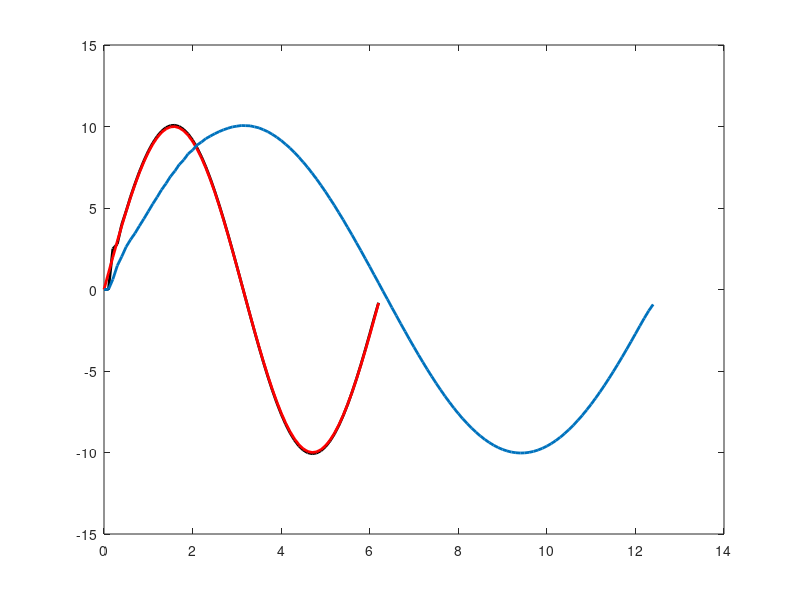

MATLAB code for this plot: (Note: this script raises an error after producing the figure.)
%%  Import trajectory

% take simple sine function for example
dt = 0.1;
t = 0:dt:2*pi;
y = 10*sin(t);
dy = 10*cos(t);
ddy = -10*sin(t);
y0 = y(1);
yg = y(end);

%%
N_dmp = 1;      % number of dmps, number of curves to be imitated 
N_bf = 1000;     % number of basic activation function
weights = zeros(N_dmp,N_bf);
ay = 25;    % ay & by: constants of the second order system
by = ay/4;

ax = 1;
tau = 1;
x = exp(-ax/tau*t);

% Generating basic functions
des_c = linspace(0,max(t),N_bf);    % point in time where to put the activation function
c = exp(-ax/tau*des_c);             % point in x where to put the activation function
h = N_bf^1.5*ones(1,N_bf)./c;       % variance of each activation function, trial and error


psi = zeros(N_bf,length(t));
for j = 1:N_bf
    for k = 1:length(x)
        psi(j,k) = exp(-h(j)*(x(k)-c(j))^2);
    end
end    

% Weights

fT = tau*ddy-ay*(by*(yg-y)-dy);     % f_target

w = zeros(1,N_bf);  % weights in the forcing term
ksi = (yg-y0)*x;
for j = 1:N_bf
    w(j) = (ksi*diag(psi(j,:))*fT')/(ksi*diag(psi(j,:))*ksi');
end


% Forcing term
wpsi = w*psi;
f = wpsi./(sum(psi)).*x*(yg-y0);

% Reproducing
ddyIm = zeros(1,length(t));
dyIm = zeros(1,length(t));
yIm = zeros(1,length(t));
yIm(1) = y0;

for j = 2:length(t)
%     if j == 1
%         ddyIm(j) = 1/tau^2*(ay*(by*(yg-yIm(j))-tau*dyIm(j))+f(j));
%         dyIm(j) = dyIm(j)+ddyIm(j)*dt;
%         yIm(j) = yIm(j)+dyIm(j)*dt;
%     else
        ddyIm(j-1) = 1/tau^2*(ay*(by*(yg-yIm(j-1))-tau*dyIm(j-1))+f(j-1));
        dyIm(j) = dyIm(j-1)+ddyIm(j-1)*dt;
        yIm(j) = yIm(j-1)+dyIm(j-1)*dt;
%     end    
end
figure(1)
plot(t,yIm,'k','LineWidth',2)
hold on
plot(t,y,'r','LineWidth',2)
pause(3)
%% Time scaling
tau1 = [1 2 5 0.8 0.5 0.1];
for i = 1:1
    tau11 = 2;
    t1 = 0:dt:tau11*t(end);
    x1 = exp(-ax/tau11*t1);

    des_c1 = linspace(0,max(t1),N_bf);    % point in time where to put the activation function
    c1 = exp(-ax/tau11*des_c1);             % point in x where to put the activation function
    h1 = N_bf^1.5*ones(1,N_bf)./c1;       % variance of each activation function, trial and error

    psi1 = zeros(N_bf,length(x1));
    for k = 1:N_bf
        for l = 1:length(x1)
            psi1(k,l) = exp(-h1(k)*(x1(l)-c1(k))^2);
        end
    end 
    wpsi1 = w*psi1;
    f1 = wpsi1./(sum(psi1)).*x1*(yg-y0);

    % Reproducing
    ddyIm1 = zeros(1,length(0:dt:tau11*t(end)));
    dyIm1 = zeros(1,length(0:dt:tau11*t(end)));
    yIm1 = zeros(1,length(0:dt:tau11*t(end)));
%     yIm1(1) = y0;

    for k = 2:length(t1)
%         if k == 1
%             ddyIm1(k) = 1/tau11^2*(ay*(by*(yg-yIm1(k))-tau11*dyIm1(k))+f1(k));
%             dyIm1(k) = dyIm1(k)+ddyIm1(k)*dt;
%             yIm1(k) = y0;
%         else
            ddyIm1(k-1) = 1/tau11^2*(ay*(by*(yg-yIm1(k-1))-tau11*dyIm1(k-1))+f1(k-1));
            dyIm1(k) = dyIm1(k-1)+ddyIm1(k-1)*dt;
            yIm1(k) = yIm1(k-1)+dyIm1(k-1)*dt;
%         end    
    end
    figure(1)
    plot(t1,yIm1,'LineWidth',2)
    hold on
    pause(2)
end


%% Root locus analysis
% close all;
% 
% ay = 25;
% by = ay/4;
% tau1 = 0.2;
% num1 = 1/tau1^2*ay*by;
% den1 = [1 1/tau1*ay 1/tau1^2*ay*by];
% num2 = [0.01*exp(-25*0.01/(2*0.1)) 0];
% den2 = [1 2*exp(-25*0.01/(2*0.1)) exp(-2*25*0.01/0.1)];
% sysc1 = tf(num1,den1)
% sysd1 = c2d(tf(num1,den1),0.01)
% figure(2)
% rlocus(sysd1)
% bode(sysc1)
syms tau T
A = 25; B = 25/4;
% T = 0.01;
% a = [1-A*B*T^2/(2*tau^2) T-A*T^2/(2*tau);-A*B*T/tau^2 1-A*T/tau]
a = [1 T;-T/tau^2*A*B 1-T/tau*A]
eig(a)

%%
% figure(1)
% subplot(2,2,1)
% plot(t,f,'r','LineWidth',2)
% grid on
% axis([0,2*pi,-2000,2000])
% xlabel('time [s]')
% title('Forcing term with \tau = 1')
% set(gca,'fontsize',20)
% subplot(2,2,2)
% plot(t1,f1,'b','LineWidth',2)
% grid on
% axis([0,4*pi,-2000,2000])
% xlabel('time [s]')
% title('Forcing term with \tau = 2')
% set(gca,'fontsize',20)
% subplot(2,2,3)
% plot(t,yImuf,'r','LineWidth',2)
% grid on
% axis([0,2*pi,-0.04,0])
% xlabel('time [s]')
% title('Unforced second order system with \tau = 1')
% set(gca,'fontsize',20)
% subplot(2,2,4)
% plot(t1,yImuf1,'b','LineWidth',2)
% grid on
% axis([0,4*pi,-0.04,0])
% xlabel('time [s]')
% title('Unforced second order system with \tau = 2')
% set(gca,'fontsize',20)
% figure(2)
% 
% plot(t,y,'k','LineWidth',4)
% hold on
% plot(t,yIm,'r','LineWidth',2)
% hold on
% plot(t1,yIm1,'b','LineWidth',2)
% grid on
% xlabel('time [s]')
% axis([0,4*pi,-11,11])
% 
% l1 = legend('Original curve','Without temporal scaling: \tau = 1','With temporal scaling: \tau = 2');
% set(gca,'fontsize',20)
% set(l1,'fontsize',15)
